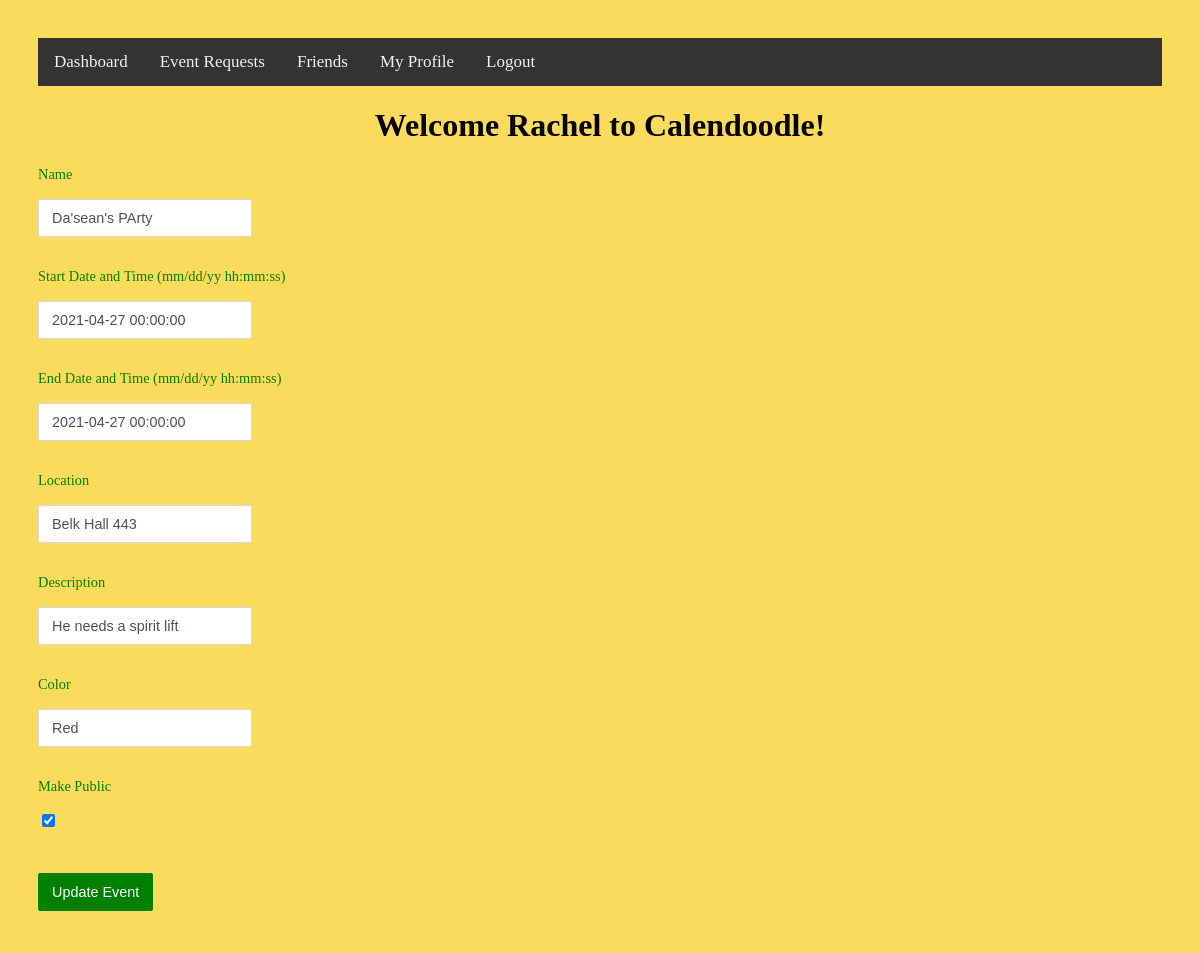
Screenshot of /events/edit/1 (signed in) with the database file from the repository.
### models.py (models this page shows, shortened)
class Event(db.Model):
    id = db.Column(db.Integer, primary_key=True)
    name = db.Column(db.String(50), nullable=False)
    start_date = db.Column(db.DateTime, nullable=False)
    end_date = db.Column(db.DateTime, nullable=False)
    date_posted = db.Column(db.DateTime, nullable=False)
    location = db.Column(db.String(100), nullable=False)
    description = db.Column(db.String(1000), nullable=False)
    color = db.Column(db.String(20), nullable=False)
    is_public = db.Column(db.Integer)
    user_id = db.Column(db.Integer, db.ForeignKey("user.id"), nullable=False)

### flask_jubjub.py (the view)
@app.route('/events/edit/<event_id>', methods=['GET', 'POST'])
def update_event(event_id):
    if session.get('user'):
        if request.method == 'POST':
            event = db.session.query(Event).filter_by(id=event_id).one()
            event.name = request.form['name']
            event.location = request.form['location']
            event.description = request.form['description']
            event.color = request.form['color']
            if 'is_public' in request.form:
                event.is_public = True
            else:
                event.is_public = False
            event.start_date = date.today()
            event.end_date = date.today()
            db.session.commit()
            return redirect(url_for('get_events'))
        else:
            my_event = db.session.query(Event).filter_by(id=event_id).one()
            return render_template('new.html', event=my_event, user=session['user'])
    else:
        return redirect(url_for('login'))

### templates/new.html (shortened to what this page needs)
<!DOCTYPE html>
<html lang="en">
    <head>
        <link rel="stylesheet" href="{{ url_for('static', filename='main.css') }}">
        <link rel="stylesheet" href="{{ url_for('static', filename='forms.css') }}">
    </head>
    <body>
        <div class="topnav">
                <a href="{{ url_for('get_events') }}">Dashboard</a>
                <a href="{{ url_for('get_events') }}">Event Requests</a>
                <a>Friends</a>
                <a href="{{ url_for('get_profile') }}">My Profile</a>
            {% if user %}
                    <a href="{{ url_for('logout') }}">Logout</a>
            {% else %}
                    <a href="{{ url_for('login') }}">Sign In</a>
                    <a href="{{ url_for('register') }}">Register</a>
            {% endif %}
        </div>
        <h1>Welcome {{user}} to Calendoodle!</h1>
        {% if event %}
            <form action="{{ url_for('update_event', event_id=event.id) }}" method="post">
        {% else %}
            <form action="new" method="post">
        {% endif %}
                <p><label>Name </label></p>
                <p>
                    <input type="text" name="name" value="{% if event %}{{event.name}} {% endif %}"/>
                </p>
                <p><label>Start Date and Time (mm/dd/yy hh:mm:ss) </label></p>
                <p>
                    <input type="text" name="start_date" value="{% if event %}{{event.start_date}} {% endif %}"/>
                </p>
                <p><label>End Date and Time (mm/dd/yy hh:mm:ss) </label></p>
                <p>
                    <input type="text" name="end_date" value="{% if event %}{{event.end_date}}{% endif %}"/>
                </p>
                <p><label>Location </label></p>
                <p>
                    <input type="text" name="location" value="{% if event %}{{event.location}} {% endif %}"/>
                </p>
                <p><label>Description </label></p>
                <p>
                    <input type="text" name="description" value="{% if event %}{{event.description}} {% endif %}"/>
                </p>
                <p><label>Color </label></p>
                <p>
                    <input type="text" name="color" value="{% if event %}{{event.color}} {% endif %}"/>
                </p>
                <p><label>Make Public </label></p>
                <p>
                    <input type="checkbox" name="is_public" {% if event and event.is_public %}checked{% endif %} />
                </p>
                <p>
                    {% if event %}
                        <input type="submit" value="Update Event"/>
                    {% else %}
                        <input type="submit" value="Add Event"/>
                    {% endif %}
                </p>
            </form>
    </body>
</html>

### static/main.css (style rules this page uses)
body { padding: 30px 30px; background: #fbdb5c; }
h1 { color: black; text-align: center; }
.topnav { overflow: hidden; background-color: #333; }
.topnav a { float: left; color: #f2f2f2; text-align: center; padding: 14px 16px; text-decoration: none; font-size: 17px; }

### static/forms.css (style rules this page uses)
form { background: #fbdb5c; width: 100%; }
label { font-size: 0.9em; color: green; margin-bottom: 3px; display: block; font-weight: 300; }
input, textarea { padding: 10px 13px; margin-bottom: 15px; border-radius: 2px; border: 1px solid #d4d9e3; font-weight: 200; color: #4d5060; font-family: "Poppins", sans-serif; font-size: 0.9em; }
input[type="text"]::placeholder { color: #d4d9e3; }
input[type="submit"] { background: green; border: 0; color: white; border-radius: 2px; margin-top: 15px; font-weight: 400; border: 1px solid green; transition: all 0.3s ease-out; }

### rows the page displays
Event: name "Da'sean's PArty", start_date "2021-04-27 00:00:00", end_date "2021-04-27 00:00:00", location "Belk Hall 443", description "He needs a spirit lift", color "Red", is_public "☑"

### other values shown
{{ user }} "Rachel"
